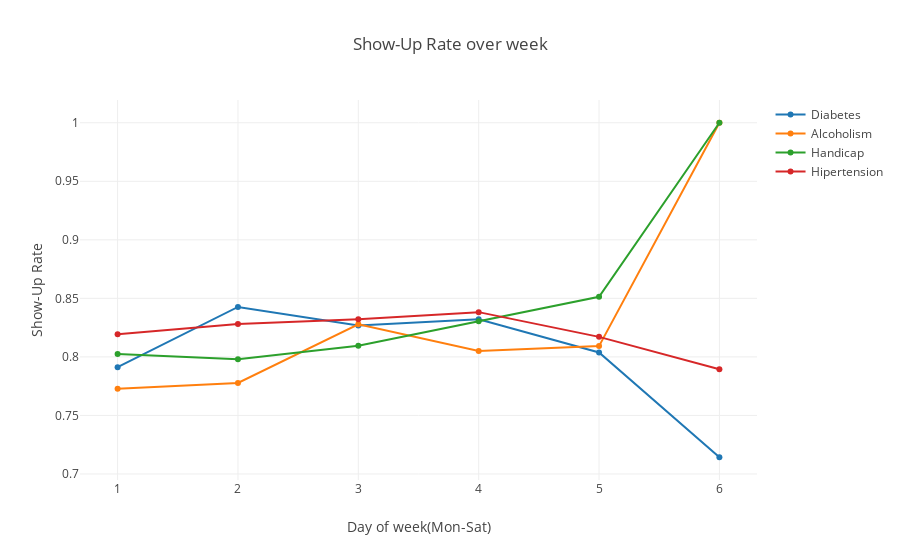

Notebook code for this chart:
### Markdown cell above
#### 9. Do patients with different Medical conditions show different Show-Up rate over week?

### Code cell
trace0 = go.Scatter(
    x= Diabetes['DayOfWeek'],
    y=Diabetes['Show-Up Rate'],
    mode= 'lines+markers',
    text=Diabetes['Category'],
    name="Diabetes")

trace1 = go.Scatter(
    x= Alcoholism['DayOfWeek'],
    y=Alcoholism['Show-Up Rate'],
    mode= 'lines+markers',
    text=Alcoholism['Category'],
    name="Alcoholism")

trace2 = go.Scatter(
    x= Handicap['DayOfWeek'],
    y=Handicap['Show-Up Rate'],
    mode= 'lines+markers',
    text=Handicap['Category'],
    name='Handicap')

trace3 = go.Scatter(
    x= Hypertension['DayOfWeek'],
    y=Hypertension['Show-Up Rate'],
    mode= 'lines+markers',
    text=Hypertension['Category'],
    name='Hipertension')

layout = dict(title = "Show-Up Rate over week",hovermode='closest',xaxis=dict({"title":"Day of week(Mon-Sat)"}),
             yaxis=dict({"title":"Show-Up Rate"}))
dat = [trace0,trace1,trace2,trace3]
fig = go.Figure(data=dat,layout=layout)
iplot(fig,filename='basic-line')

### Figure 1 — Plotly figure (JSON) as saved in the notebook; plotly's stock layout.template omitted (floating-point values rounded to 4 significant figures)
{"data": [{"mode": "lines+markers", "name": "Diabetes", "text": ["Diabetes", "Diabetes", "Diabetes", "Diabetes", "Diabetes", "Diabetes"], "type": "scatter", "x": [1, 2, 3, 4, 5, 6], "y": [0.7912, 0.8427, 0.8268, 0.8321, 0.8038, 0.7143]}, {"mode": "lines+markers", "name": "Alcoholism", "text": ["Alcoholism", "Alcoholism", "Alcoholism", "Alcoholism", "Alcoholism", "Alcoholism"], "type": "scatter", "x": [1, 2, 3, 4, 5, 6], "y": [0.7727, 0.7778, 0.8278, 0.805, 0.8092, 1]}, {"mode": "lines+markers", "name": "Handicap", "text": ["Handicap", "Handicap", "Handicap", "Handicap", "Handicap", "Handicap"], "type": "scatter", "x": [1, 2, 3, 4, 5, 6], "y": [0.8025, 0.7979, 0.8096, 0.8305, 0.8514, 1]}, {"mode": "lines+markers", "name": "Hipertension", "text": ["Hypertension", "Hypertension", "Hypertension", "Hypertension", "Hypertension", "Hypertension"], "type": "scatter", "x": [1, 2, 3, 4, 5, 6], "y": [0.8194, 0.8281, 0.8322, 0.8382, 0.8171, 0.7895]}], "layout": {"hovermode": "closest", "title": "Show-Up Rate over week", "xaxis": {"title": "Day of week(Mon-Sat)"}, "yaxis": {"title": "Show-Up Rate"}}}
